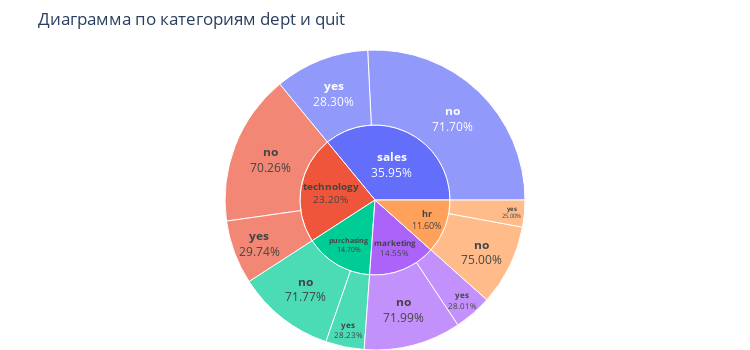

The notebook cell this image was saved under:
### Markdown cell above
'salary' распределение нормальное, те, кто уволился получали зарплату в среднем 22'800, основная часть - 16'800 - 27'600, кто остался получали в среднем - 34'800 (основная часть в диапазоне 25'200 - 46'800); на обоих boxplot есть выбросы, уволивишхся больше 43'000, оставшихся больше 80'000.

### Code cell
pie(train_quit, 'dept', 'quit')

### Figure 1 — Plotly figure (JSON) as saved in the notebook; plotly's stock layout.template omitted (floating-point values rounded to 4 significant figures)
{"data": [{"branchvalues": "total", "domain": {"x": [0, 1], "y": [0, 1]}, "hovertemplate": "<b>%{label}</b><br>Количество: %{value}<br>Доля: %{percentParent:.2%}", "ids": ["hr/no", "marketing/no", "purchasing/no", "sales/no", "technology/no", "hr/yes", "marketing/yes", "purchasing/yes", "sales/yes", "technology/yes", "hr", "marketing", "purchasing", "sales", "technology"], "insidetextorientation": "horizontal", "labels": ["no", "no", "no", "no", "no", "yes", "yes", "yes", "yes", "yes", "hr", "marketing", "purchasing", "sales", "technology"], "name": "", "parents": ["hr", "marketing", "purchasing", "sales", "technology", "hr", "marketing", "purchasing", "sales", "technology", "", "", "", "", ""], "textinfo": "label+percent parent", "texttemplate": "<b>%{label}</b><br>%{percentParent:.2%}", "type": "sunburst", "values": [348, 419, 422, 1031, 652, 116, 163, 166, 407, 276, 464, 582, 588, 1438, 928]}], "layout": {"height": 350, "legend": {"tracegroupgap": 0}, "margin": {"b": 0, "l": 0, "r": 0, "t": 50}, "title": {"text": "Диаграмма по категориям dept и quit"}, "width": 750}}
